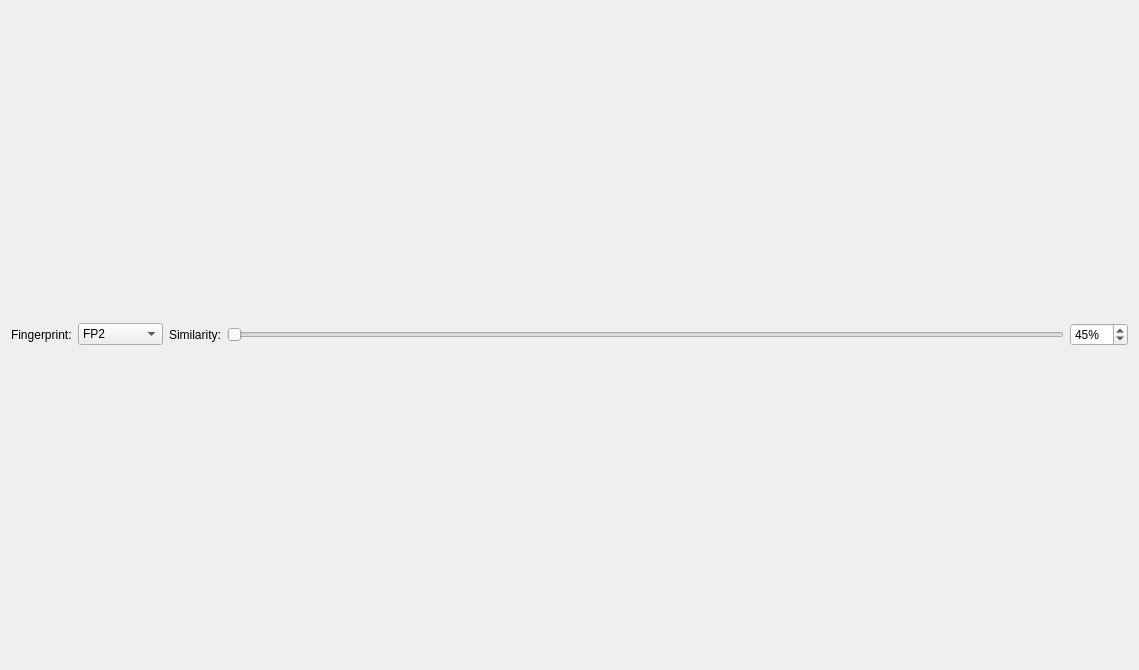
<?xml version="1.0" encoding="UTF-8"?>
<ui version="4.0">
 <class>FingerprintSimilarityDialog</class>
 <widget class="MongoChem::AbstractClusteringWidget" name="FingerprintSimilarityDialog">
  <property name="geometry">
   <rect>
    <x>0</x>
    <y>0</y>
    <width>1139</width>
    <height>670</height>
   </rect>
  </property>
  <property name="windowTitle">
   <string>Fingerprint Similarity</string>
  </property>
  <layout class="QVBoxLayout" name="verticalLayout_2">
   <item>
    <layout class="QVBoxLayout" name="mainLayout">
     <item>
      <layout class="QHBoxLayout" name="controlsLayout">
       <item>
        <widget class="QLabel" name="fingerprintLabel">
         <property name="text">
          <string>Fingerprint:</string>
         </property>
        </widget>
       </item>
       <item>
        <widget class="QComboBox" name="fingerprintComboBox">
         <item>
          <property name="text">
           <string>FP2</string>
          </property>
         </item>
         <item>
          <property name="text">
           <string>PubChem</string>
          </property>
         </item>
        </widget>
       </item>
       <item>
        <widget class="QLabel" name="similarityLabel">
         <property name="text">
          <string>Similarity:</string>
         </property>
        </widget>
       </item>
       <item>
        <widget class="QSlider" name="similaritySlider">
         <property name="orientation">
          <enum>Qt::Horizontal</enum>
         </property>
        </widget>
       </item>
       <item>
        <widget class="QSpinBox" name="similaritySpinBox">
         <property name="suffix">
          <string>%</string>
         </property>
         <property name="maximum">
          <number>100</number>
         </property>
         <property name="value">
          <number>45</number>
         </property>
        </widget>
       </item>
      </layout>
     </item>
    </layout>
   </item>
  </layout>
 </widget>
 <customwidgets>
  <customwidget>
   <class>MongoChem::AbstractClusteringWidget</class>
   <extends>QWidget</extends>
   <header location="global">mongochem/gui/abstractclusteringwidget.h</header>
   <container>1</container>
  </customwidget>
 </customwidgets>
 <resources/>
 <connections/>
</ui>
